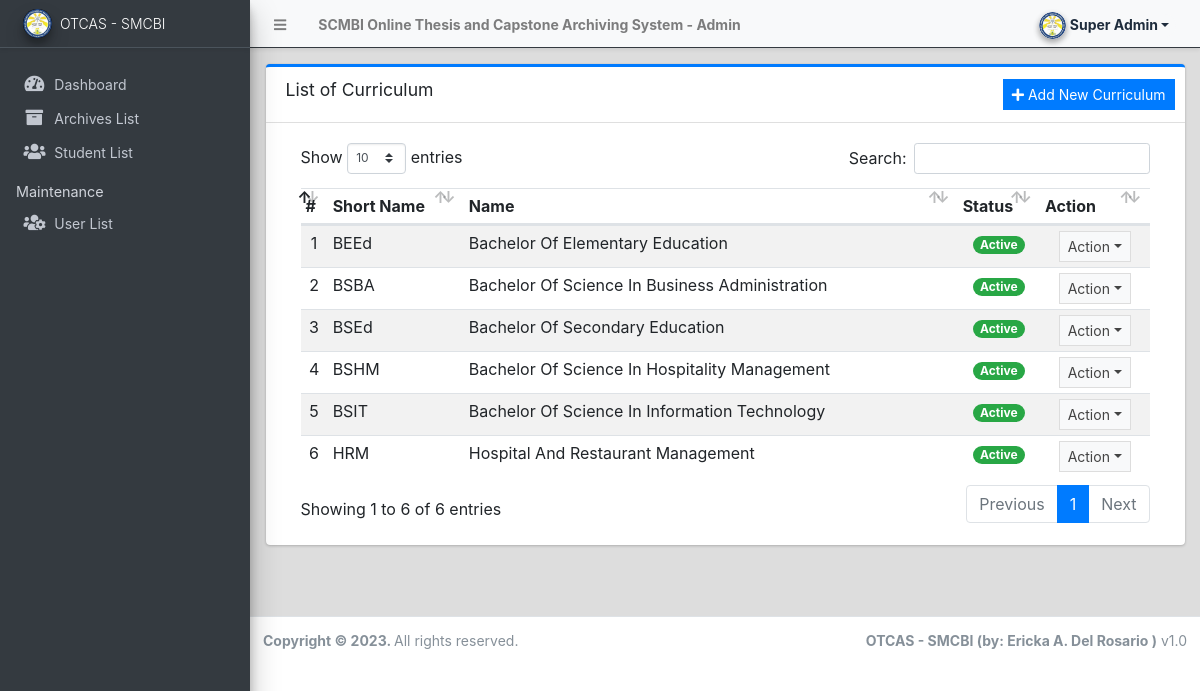
Screenshot of /admin/?page=curriculum (signed in) with the database file from the repository.
### tables this page shows
CREATE TABLE `curriculum_list` (
  `id` int(30) NOT NULL,
  `department_id` int(30) NOT NULL,
  `name` text NOT NULL,
  `description` text NOT NULL,
  `status` tinyint(1) NOT NULL DEFAULT 1,
  `date_created` datetime NOT NULL DEFAULT current_timestamp(),
  `date_updated` datetime DEFAULT NULL ON UPDATE current_timestamp()
);

### admin/curriculum/index.php (the view, shortened to what this page needs)
<div class="card card-outline card-primary">
	<div class="card-header">
		<h3 class="card-title">List of Curriculum</h3>
		<div class="card-tools">
			<a href="javascript:void(0)" id="create_new" class="btn btn-flat btn-sm btn-primary"><span class="fas fa-plus"></span>  Add New Curriculum</a>
		</div>
	</div>
	<div class="card-body">
		<div class="container-fluid">
        <div class="container-fluid">
			<table class="table table-hover table-striped">
				<!--<colgroup>
					<col width="5%">
					<col width="15%">
					<col width="25%">
					<col width="15%">
					<col width="10%">
				</colgroup>-->
				<thead>
					<tr>
						<th>#</th>
						<th>Short Name</th>
						<th>Name</th>
						<th>Status</th>
						<th>Action</th>
					</tr>
				</thead>
				<tbody>
					<?php
						$i = 1;
						$qry = $conn->query("SELECT c.*, d.name as department from `curriculum_list` c inner join `department_list` d on c.department_id = d.id order by c.`name` asc");
						while($row = $qry->fetch_assoc()):
					?>
						<tr>
							<td class="text-center"><?php echo $i++; ?></td>
							<td><?php echo ucwords($row['name']) ?></td>
							<td><?php echo ucwords($row['description']) ?></td>
							<td class="text-center">
                                <?php
                                    switch($row['status']){
                                        case '1':
                                            echo "<span class='badge badge-success badge-pill'>Active</span>";
                                            break;
                                    }
                                ?>
                            </td>
							<td align="center">
								 <button type="button" class="btn btn-flat btn-default btn-sm dropdown-toggle dropdown-icon" data-toggle="dropdown">
				                  		Action
				                  </button>
							</td>
						</tr>
					<?php endwhile; ?>
				</tbody>
			</table>
		</div>
		</div>
	</div>
</div>

### rows the page displays
curriculum_list: name "BEEd", description "Bachelor Of Elementary Education", status "Active"
curriculum_list: name "BSBA", description "Bachelor Of Science In Business Administration", status "Active"
curriculum_list: name "BSEd", description "Bachelor Of Secondary Education", status "Active"
curriculum_list: name "BSHM", description "Bachelor Of Science In Hospitality Management", status "Active"
curriculum_list: name "BSIT", description "Bachelor Of Science In Information Technology", status "Active"
curriculum_list: name "HRM", description "Hospital And Restaurant Management", status "Active"

### other values shown
$_settings->info('name') "SCMBI Online Thesis and Capstone Archiving System"
$_settings->userdata('firstname').' '.$_settings->userdata('lastname') "Super Admin"
$_settings->info('short_name') "OTCAS - SMCBI"
